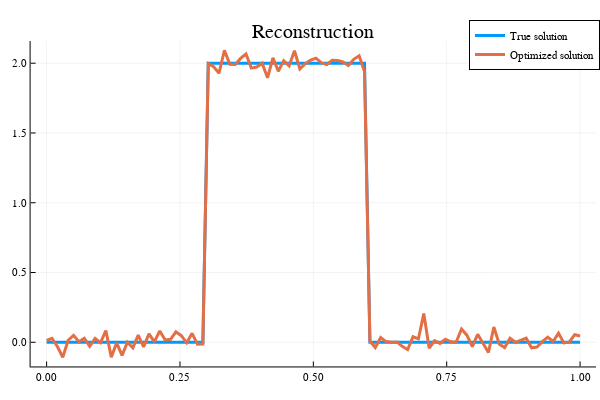

Here is the notebook cell this chart was saved with:
### Code cell
#Initialisation
#x = 100*ones(n,1);
x = zeros(n,1);
z = zeros(n,1);
xbest=x;
i = 0;
fbest =1000000; # $f_{best}^0$
histo_FISTA =[];# Suite des itérés f_{best}^k 

lambda0=1e-2;
itermax_FISTA=10;
alpha0=1
beta=0.5;

xp=x;
zp=z;
ap=alpha0;

while i < itermax_FISTA
    i = i + 1;
    # Insérer votre code
    ap = search_step(ap,zp,y,H,W,beta,lambda0)
    xprev = xp
    xp = proxh(zp-ap*gradg(zp,y,H,W),ap*lambda0)
    zp = xp + ((i-1)/(i+2))*(xp-xprev)
    
    if evalf(xp,y,H,W,lambda0) < fbest
        fbest = evalf(xp,y,H,W,lambda0)
        xbest = xp
    end
    
    # Fin insérer code
    
    # Stockage
    append!( histo_FISTA, fbest)
end
#histo_FISTA
#Affichage des courbes de convergence
plotly();
iter_FISTA=1:itermax_FISTA;
x=[xt,xbest];

p11 = plot(iter_FISTA,histo_FISTA,title="Convergence curve",label=["f"],lw=3,ann=[(6,20,"FISTA")])
p12 = plot(px,x,title="Reconstruction",label=["True solution" "Optimized solution"],lw=3)

### Figure 1 — Plotly figure (JSON) as saved in the notebook; plotly's stock layout.template omitted (floating-point values rounded to 4 significant figures)
{"data": [{"colorbar": {"title": ""}, "legendgroup": "True solution", "line": {"color": "rgba(0, 154, 250, 1.000)", "dash": "solid", "shape": "linear", "width": 3}, "mode": "lines", "name": "True solution", "showlegend": true, "type": "scatter", "x": [0, 0.0101, 0.0202, 0.0303, 0.0404, 0.05051, 0.06061, 0.07071, 0.08081, 0.09091, 0.101, 0.1111, 0.1212, 0.1313, 0.1414, 0.1515, 0.1616, 0.1717, 0.1818, 0.1919, 0.202, 0.2121, 0.2222, 0.2323, 0.2424, 0.2525, 0.2626, 0.2727, 0.2828, 0.2929, 0.303, 0.3131, 0.3232, 0.3333, 0.3434, 0.3535, 0.3636, 0.3737, 0.3838, 0.3939, 0.404, 0.4141, 0.4242, 0.4343, 0.4444, 0.4545, 0.4646, 0.4747, 0.4848, 0.4949, 0.5051, 0.5152, 0.5253, 0.5354, 0.5455, 0.5556, 0.5657, 0.5758, 0.5859, 0.596, 0.6061, 0.6162, 0.6263, 0.6364, 0.6465, 0.6566, 0.6667, 0.6768, 0.6869, 0.697, 0.7071, 0.7172, 0.7273, 0.7374, 0.7475, 0.7576, 0.7677, 0.7778, 0.7879, 0.798, 0.8081, 0.8182, 0.8283, 0.8384, 0.8485, 0.8586, 0.8687, 0.8788, 0.8889, 0.899, 0.9091, 0.9192, 0.9293, 0.9394, 0.9495, 0.9596, 0.9697, 0.9798, 0.9899, 1], "xaxis": "x1", "y": [0, 0, 0, 0, 0, 0, 0, 0, 0, 0, 0, 0, 0, 0, 0, 0, 0, 0, 0, 0, 0, 0, 0, 0, 0, 0, 0, 0, 0, 0, 2, 2, 2, 2, 2, 2, 2, 2, 2, 2, 2, 2, 2, 2, 2, 2, 2, 2, 2, 2, 2, 2, 2, 2, 2, 2, 2, 2, 2, 2, 0, 0, 0, 0, 0, 0, 0, 0, 0, 0, 0, 0, 0, 0, 0, 0, 0, 0, 0, 0, 0, 0, 0, 0, 0, 0, 0, 0, 0, 0, 0, 0, 0, 0, 0, 0, 0, 0, 0, 0], "yaxis": "y1", "zmax": null, "zmin": null}, {"colorbar": {"title": ""}, "legendgroup": "Optimized solution", "line": {"color": "rgba(227, 111, 71, 1.000)", "dash": "solid", "shape": "linear", "width": 3}, "mode": "lines", "name": "Optimized solution", "showlegend": true, "type": "scatter", "x": [0, 0.0101, 0.0202, 0.0303, 0.0404, 0.05051, 0.06061, 0.07071, 0.08081, 0.09091, 0.101, 0.1111, 0.1212, 0.1313, 0.1414, 0.1515, 0.1616, 0.1717, 0.1818, 0.1919, 0.202, 0.2121, 0.2222, 0.2323, 0.2424, 0.2525, 0.2626, 0.2727, 0.2828, 0.2929, 0.303, 0.3131, 0.3232, 0.3333, 0.3434, 0.3535, 0.3636, 0.3737, 0.3838, 0.3939, 0.404, 0.4141, 0.4242, 0.4343, 0.4444, 0.4545, 0.4646, 0.4747, 0.4848, 0.4949, 0.5051, 0.5152, 0.5253, 0.5354, 0.5455, 0.5556, 0.5657, 0.5758, 0.5859, 0.596, 0.6061, 0.6162, 0.6263, 0.6364, 0.6465, 0.6566, 0.6667, 0.6768, 0.6869, 0.697, 0.7071, 0.7172, 0.7273, 0.7374, 0.7475, 0.7576, 0.7677, 0.7778, 0.7879, 0.798, 0.8081, 0.8182, 0.8283, 0.8384, 0.8485, 0.8586, 0.8687, 0.8788, 0.8889, 0.899, 0.9091, 0.9192, 0.9293, 0.9394, 0.9495, 0.9596, 0.9697, 0.9798, 0.9899, 1], "xaxis": "x1", "y": [0.01374, 0.0284, -0.03015, -0.1071, 0.01467, 0.04981, 0.00341, 0.02924, -0.02924, 0.02703, -0.002398, 0.08434, -0.1064, -0.00425, -0.09356, 0.000522, -0.03982, 0.05161, -0.03244, 0.06069, 0.002607, 0.08166, 0.01655, 0.02115, 0.07522, 0.04755, -0.003606, 0.06452, -0.01348, -0.013, 1.998, 1.975, 1.928, 2.093, 1.992, 1.991, 2.034, 2.065, 1.965, 1.973, 2.0, 1.896, 2.038, 1.943, 2.018, 1.981, 2.09, 1.959, 1.997, 2.022, 2.037, 2.003, 1.99, 2.022, 2.02, 2.01, 1.984, 2.028, 2.053, 1.941, 0.008777, -0.03719, 0.03362, 0.005147, 0.001112, 0.002751, -0.02905, -0.05283, 0.03981, 0.02482, 0.2058, -0.0422, 0.01191, -0.007788, 0.02173, 0.003642, 0.0003915, 0.09555, 0.05095, -0.03161, 0.05718, -0.00629, -0.07305, 0.11, -0.01182, -0.03812, 0.0296, -6.962e-05, 0.01288, 0.0293, -0.03945, -0.03348, 0.004128, 0.03718, 0.00564, 0.06484, -0.004406, 0.0007058, 0.05437, 0.04514], "yaxis": "y1", "zmax": null, "zmin": null}], "layout": {"annotations": [{"font": {"color": "rgba(0, 0, 0, 1.000)", "family": "sans-serif", "size": 20}, "rotation": 0, "showarrow": false, "text": "Reconstruction", "x": 0.5222, "xanchor": "center", "xref": "paper", "y": 1, "yanchor": "top", "yref": "paper"}], "height": 400, "legend": {"bgcolor": "rgba(255, 255, 255, 1.000)", "bordercolor": "rgba(0, 0, 0, 1.000)", "borderwidth": 1, "font": {"color": "rgba(0, 0, 0, 1.000)", "family": "sans-serif", "size": 11}, "tracegroupgap": 0, "traceorder": "normal", "x": 1, "xanchor": "auto", "y": 1, "yanchor": "auto"}, "margin": {"b": 20, "l": 0, "r": 0, "t": 20}, "paper_bgcolor": "rgba(255, 255, 255, 1.000)", "plot_bgcolor": "rgba(255, 255, 255, 1.000)", "showlegend": true, "width": 600, "xaxis": {"anchor": "y1", "domain": [0.05101, 0.9934], "gridcolor": "rgba(0, 0, 0, 0.100)", "gridwidth": 0.5, "linecolor": "rgba(0, 0, 0, 1.000)", "mirror": false, "range": [-0.03, 1.03], "showgrid": true, "showline": true, "showticklabels": true, "tickangle": 0, "tickcolor": "rgb(0, 0, 0)", "tickfont": {"color": "rgba(0, 0, 0, 1.000)", "family": "sans-serif", "size": 11}, "tickmode": "array", "ticks": "inside", "ticktext": ["0.00", "0.25", "0.50", "0.75", "1.00"], "tickvals": [0, 0.25, 0.5, 0.75, 1], "title": "", "titlefont": {"color": "rgba(0, 0, 0, 1.000)", "family": "sans-serif", "size": 15}, "type": "-", "visible": true, "zeroline": false, "zerolinecolor": "rgba(0, 0, 0, 1.000)"}, "yaxis": {"anchor": "x1", "domain": [0.03762, 0.9415], "gridcolor": "rgba(0, 0, 0, 0.100)", "gridwidth": 0.5, "linecolor": "rgba(0, 0, 0, 1.000)", "mirror": false, "range": [-0.1731, 2.159], "showgrid": true, "showline": true, "showticklabels": true, "tickangle": 0, "tickcolor": "rgb(0, 0, 0)", "tickfont": {"color": "rgba(0, 0, 0, 1.000)", "family": "sans-serif", "size": 11}, "tickmode": "array", "ticks": "inside", "ticktext": ["0.0", "0.5", "1.0", "1.5", "2.0"], "tickvals": [0, 0.5, 1, 1.5, 2], "title": "", "titlefont": {"color": "rgba(0, 0, 0, 1.000)", "family": "sans-serif", "size": 15}, "type": "-", "visible": true, "zeroline": false, "zerolinecolor": "rgba(0, 0, 0, 1.000)"}}}
